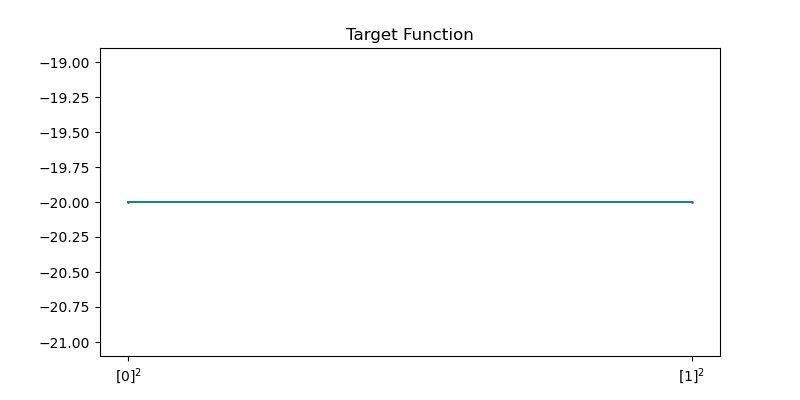

This chart was generated by the following Python code:
import numpy as np
import torch
import torch.nn as nn
import matplotlib.pyplot as plt
import os


class MyNet():
    def __init__(self, d=10, n=2, seed=42):
        self.d = d
        self.n = n

        kernel_size = 5
        self.f = nn.Sequential(
            nn.Conv1d(1, 1, kernel_size, stride=kernel_size, bias=False),
            nn.Linear(d//kernel_size, 1),
            # nn.BatchNorm()
        )
        # self.c = nn.Sequential(
        #     nn.Conv1d(1, 1, kernel_size, stride=kernel_size, bias=False),
        #     nn.Linear(d//kernel_size, 1),
        #     nn.Sigmoid()
        # )

    def target(self, i):
        i = np.array(i)
        x = torch.tensor(i.copy()).to(torch.float32).reshape(-1, 1, self.d)
        y = self.f(x)[:, 0, 0].detach().numpy()
        return y[0] if len(y) == 1 else y
    
    def constr(self, i):
        i = np.array(i)
        x = torch.tensor(i.copy()).to(torch.float32).reshape(-1, 1, self.d)
        y = self.c(x)[:, 0, 0].detach().numpy() > 0.5
        return y[0] if len(y) == 1 else y

    def int2bin(self, x):
        i = []
        for _ in range(self.d):
            i.append(x % self.n)
            x = x // self.n
        i = np.array(i)[::-1].T
        return i
    
    def get_xaxis(self):
        t = 10
        if self.d > t:
            d = self.d - t
            x = np.arange(0, self.n ** (self.d - d))
            i = self.int2bin(x)[:, d:]
            i = np.hstack([i, np.zeros((i.shape[0], d), np.int32)])
        else:
            x = np.arange(0, self.n ** self.d)
            i = self.int2bin(x)
        return i
    
    def full_plot(self, save_dir=''):
        save_path = os.path.join(save_dir, 'problem.png')

        i = self.get_xaxis()
        y = self.target(i)
        # y[self.constr(i)] = None

        plt.figure(figsize=(8, 4))#, facecolor='black')
        # ax = plt.axes()
        # ax.set_facecolor('black')
        # ax.spines['bottom'].set_color('white')
        # ax.spines['top'].set_color('white') 
        # ax.spines['right'].set_color('white')
        # ax.spines['left'].set_color('white')
        # ax.xaxis.label.set_color('white')
        # ax.yaxis.label.set_color('white')
        # ax.tick_params(colors='white', which='both')

        plt.title('Target Function')#, color='white')
        plt.plot(y, '-o', markersize=1)
        plt.xticks([0, len(y)-1], [fr'$[0]^{{{self.d}}}$', fr'$[{self.n-1}]^{{{self.d}}}$'])
        # plt.show()
        plt.savefig(save_path)